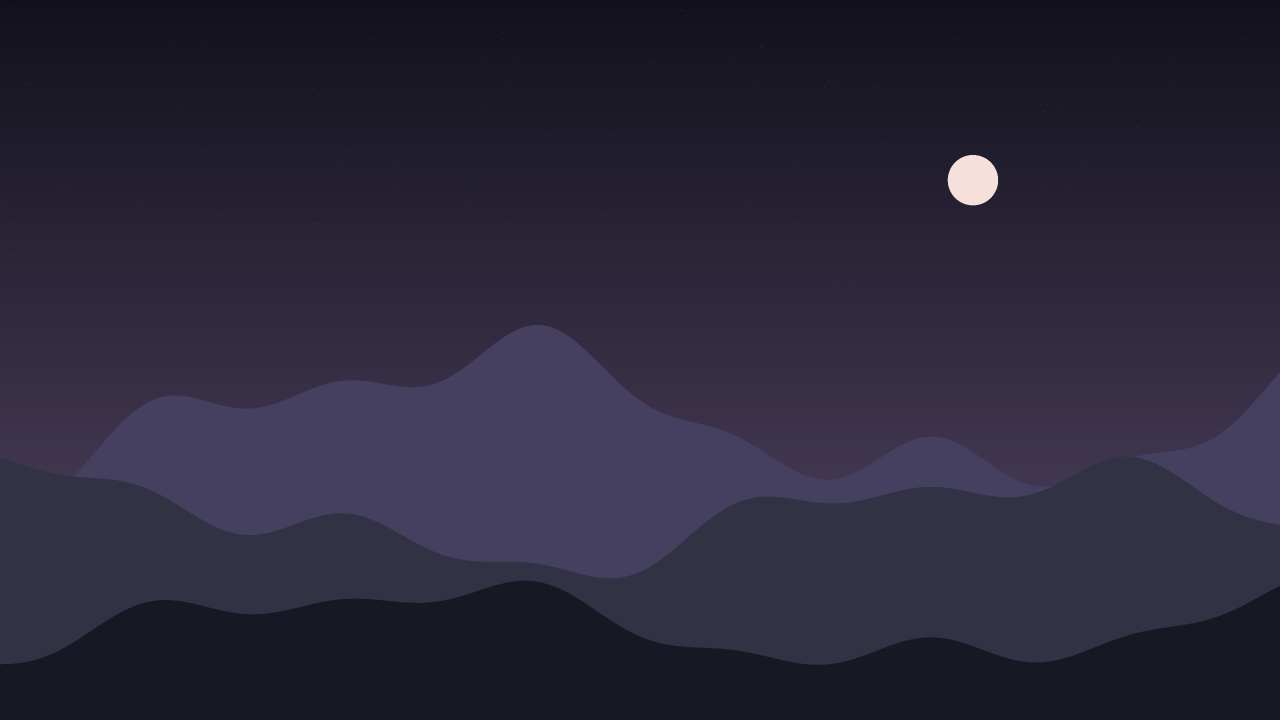
#> input picture nixos/desktop/wallpapers/mocha-mountains.png, 3840 x 2160 px, given in place of background.png, which was not available (shown at 1/3 size)
$ python assets.py out.png
#> lines starting #> are read from the running program, lines starting #| are printed output that depends on the picture
"""Generate small deterministic Plymouth UI assets; no downloaded theme data."""
from pathlib import Path
import sys
from PIL import Image, ImageDraw

out = Path(sys.argv[1])
# Same tracked mountain image as desktop/locker, with a calm Mocha veil.
background = Image.open(out / "background.png").convert("RGBA")
background = Image.alpha_composite(
    background, Image.new("RGBA", background.size, (30, 30, 46, 80))
)
background.convert("RGB").save(out / "background.png")
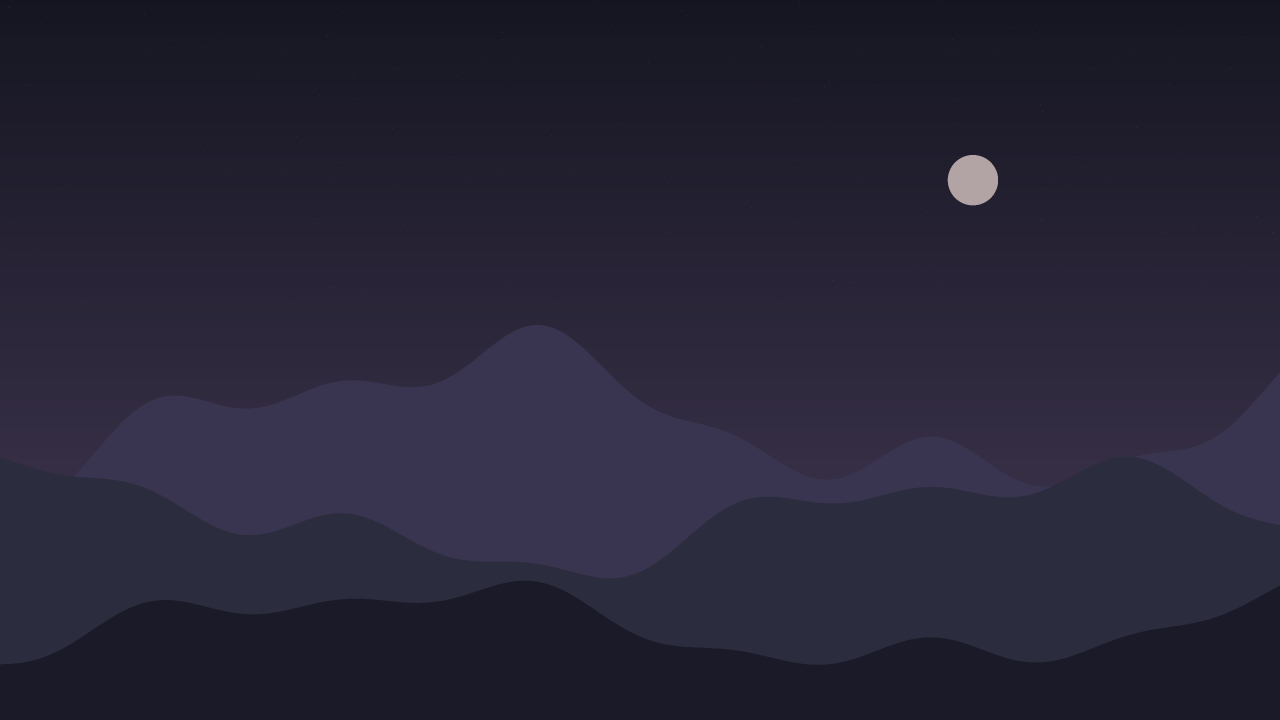
#> saved as background.png: PIL image 3840x2160 RGB (shown at 1/3 size); mean R, G, B 38.5, 36.3, 54
logo = Image.open(out / "logo.png").convert("RGBA")
tint = Image.new("RGBA", logo.size, "#cba6f7")
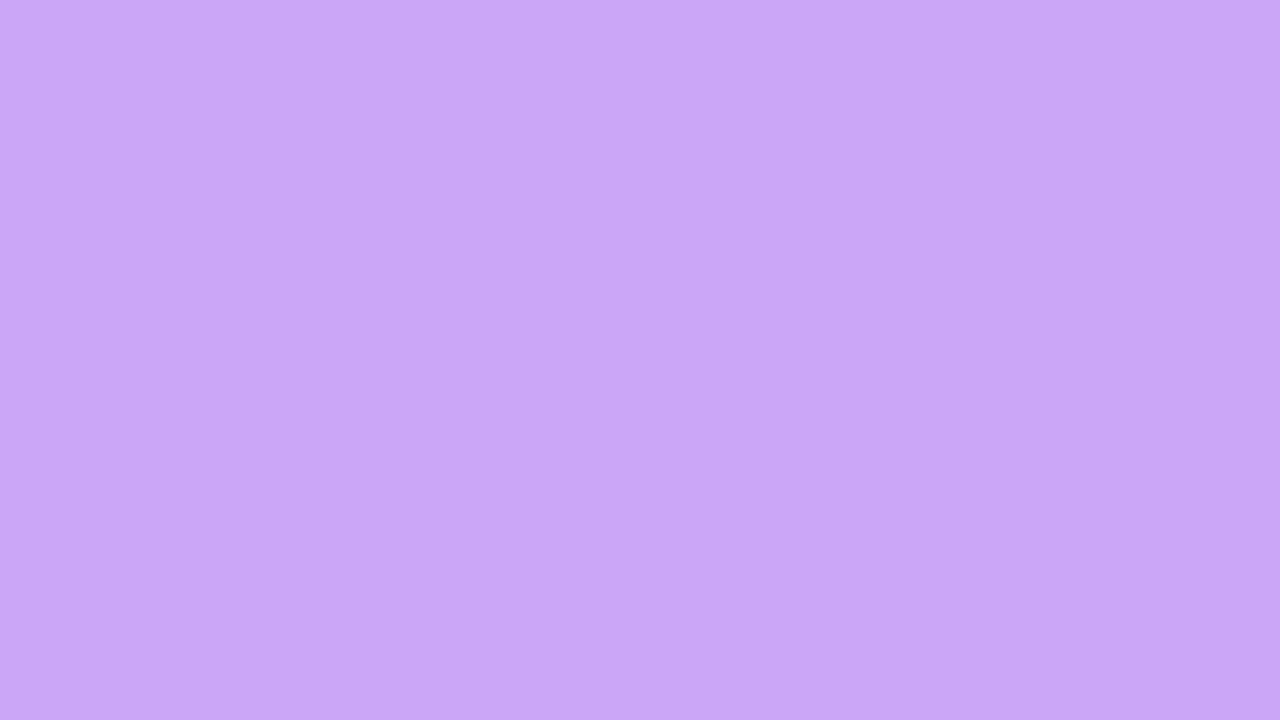
#> tint: PIL image 3840x2160 RGBA (shown at 1/3 size); mean R, G, B, A 203, 166, 247, 255
tint.putalpha(logo.getchannel("A"))
tint.save(out / "logo.png")
for name, size, color, radius in [
    ("entry", (360, 48), "#313244", 10),
    ("bullet", (8, 8), "#cdd6f4", 4),
]:
    image = Image.new("RGBA", size)
    ImageDraw.Draw(image).rounded_rectangle(
        (0, 0, size[0] - 1, size[1] - 1), radius, fill=color
    )
    image.save(out / f"{name}.png")
#> this loop made 2 passes
#> pass 1, `image.save(out / f"{name}.png")`:
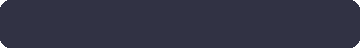
#> saved as entry.png: PIL image 360x48 RGBA; mean R, G, B, A 48.7, 49.7, 67.6, 253.6; transparent parts drawn white

# 36 frames, 10 degrees per frame: a muted ring with a rotating lavender arc.
# Supersampling makes the small loading ring smooth without a large asset set.
for frame in range(36):
    image = Image.new("RGBA", (256, 256))
    draw = ImageDraw.Draw(image)
    draw.ellipse((24, 24, 232, 232), outline="#45475a", width=12)
    draw.arc((24, 24, 232, 232), frame * 10 - 90, frame * 10 + 5, fill="#cba6f7", width=12)
    image.resize((64, 64), Image.Resampling.LANCZOS).save(out / f"spinner-{frame}.png")
#> this loop made 36 passes
#> pass 1, `image.resize((64, 64), Image.Resampling.LANCZOS).save(out / f"spinner-..`:
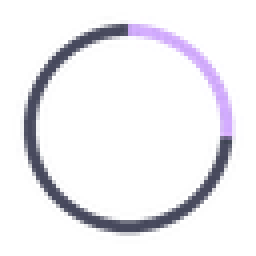
#> saved as spinner-0.png: PIL image 64x64 RGBA (shown 4 times larger); mean R, G, B, A 25, 23.4, 30.9, 28.9; transparent parts drawn white
#> pass 2, `image.resize((64, 64), Image.Resampling.LANCZOS).save(out / f"spinner-..`:
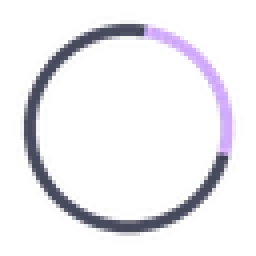
#> saved as spinner-1.png: PIL image 64x64 RGBA (shown 4 times larger); mean R, G, B, A 24.9, 23.5, 30.9, 28.9; transparent parts drawn white
#> after the loop:
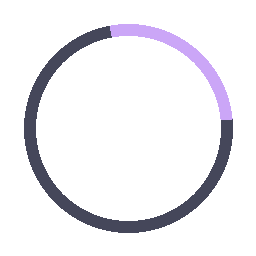
#> image: PIL image 256x256 RGBA; mean R, G, B, A 11.8, 10.8, 14.8, 28.8; transparent parts drawn white
